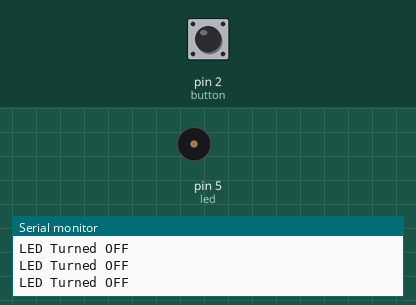
Simulated run of this sketch. Board: Arduino Uno, built with avr-gcc and run on an emulated ATmega328P. Parts: buzzer (waves = sounding), the last lines printed to the serial monitor. Inputs (shaded band) come from the test bench; at power-on: pin 2 (button) HIGH.

Above: at 2.8 s.
2.9 s: pin 2 (button) pulled LOW for 1.2 s
At 3.7 s:
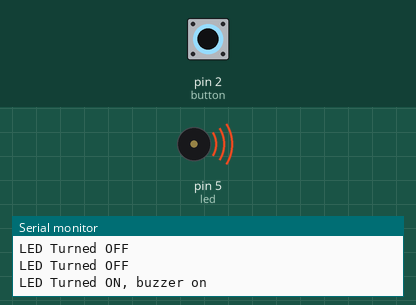
6.4 s: pin 2 (button) pulled LOW for 3.2 s
At 12.4 s:
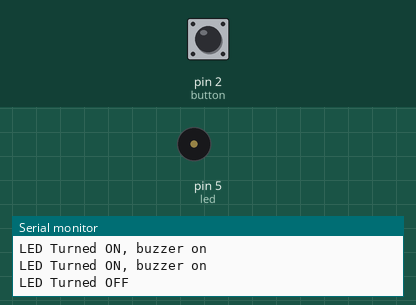
Timing chart, 0 to 13.9 s (numbered marks = the images above; inputs shaded):
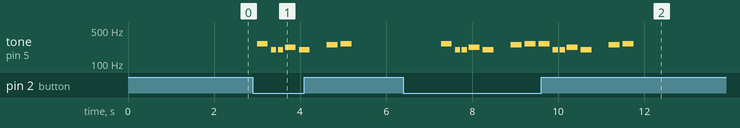

Measured:
- after the input at 2.9 s, tone on pin 5 (led): plays 262 Hz for 0.25 s, 196 Hz for 0.13 s, 196 Hz for 0.13 s, 220 Hz for 0.25 s, 196 Hz for 0.25 s, 247 Hz for 0.25 s … (7 notes in this stretch), starting after 0.10 s
- after the input at 6.4 s, tone on pin 5 (led): plays 262 Hz for 0.25 s, 196 Hz for 0.13 s, 196 Hz for 0.13 s, 220 Hz for 0.25 s, 196 Hz for 0.25 s, 247 Hz for 0.25 s … (14 notes in this stretch), starting after 0.88 s

The sketch:

doorbell.ino
```cpp
// 此按钮默认为闭合状态

#include "pitches.h"

// notes in the melody:
int melody[] = {NOTE_C4, NOTE_G3, NOTE_G3, NOTE_A3, NOTE_G3, 0, NOTE_B3, NOTE_C4};
// note durations: 4 = quarter note, 8 = eighth note, etc.:
int noteDurations[] = {4, 8, 8, 4, 4, 4, 4, 4};

int led = 5;     // LED引脚
int button = 2; // 按键连接的引脚
int temp = 0;    // 用于读取按键状态的临时变量


void setup() {
  Serial.begin(9600);
  pinMode(led, OUTPUT);   // LED设置为输入
  pinMode(button, INPUT); // 按键设置为输出
}


void loop() {
  temp = digitalRead(button);
  if (temp == LOW) {
    digitalWrite(led, HIGH);
    Serial.println("LED Turned ON, buzzer on");

    // iterate over the notes of the melody:
    for (int thisNote = 0; thisNote < 8; thisNote++) {

      // to calculate the note duration, take one second divided by the note type.
      //e.g. quarter note = 1000 / 4, eighth note = 1000/8, etc.
      int noteDuration = 1000 / noteDurations[thisNote];
      tone(led, melody[thisNote], noteDuration);

      // to distinguish the notes, set a minimum time between them.
      // the note's duration + 30% seems to work well:
      int pauseBetweenNotes = noteDuration * 1.30;
      delay(pauseBetweenNotes);
      // stop the tone playing:
      noTone(8);
    }

  }
  else {
    digitalWrite(led, LOW);
    Serial.println("LED Turned OFF");
    delay(1000);
  }
}
```
